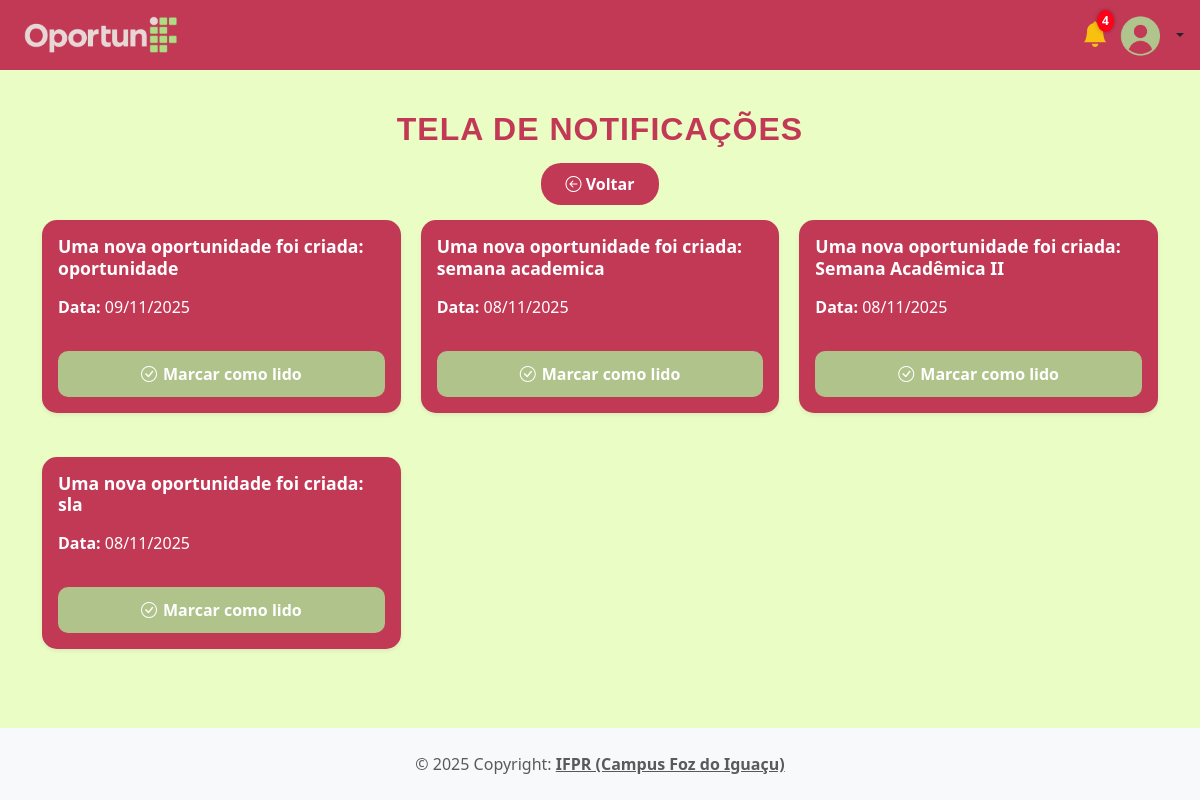
The page /app/controller/NotificacaoController.php?action=listar (signed in) on the database as committed earlier.
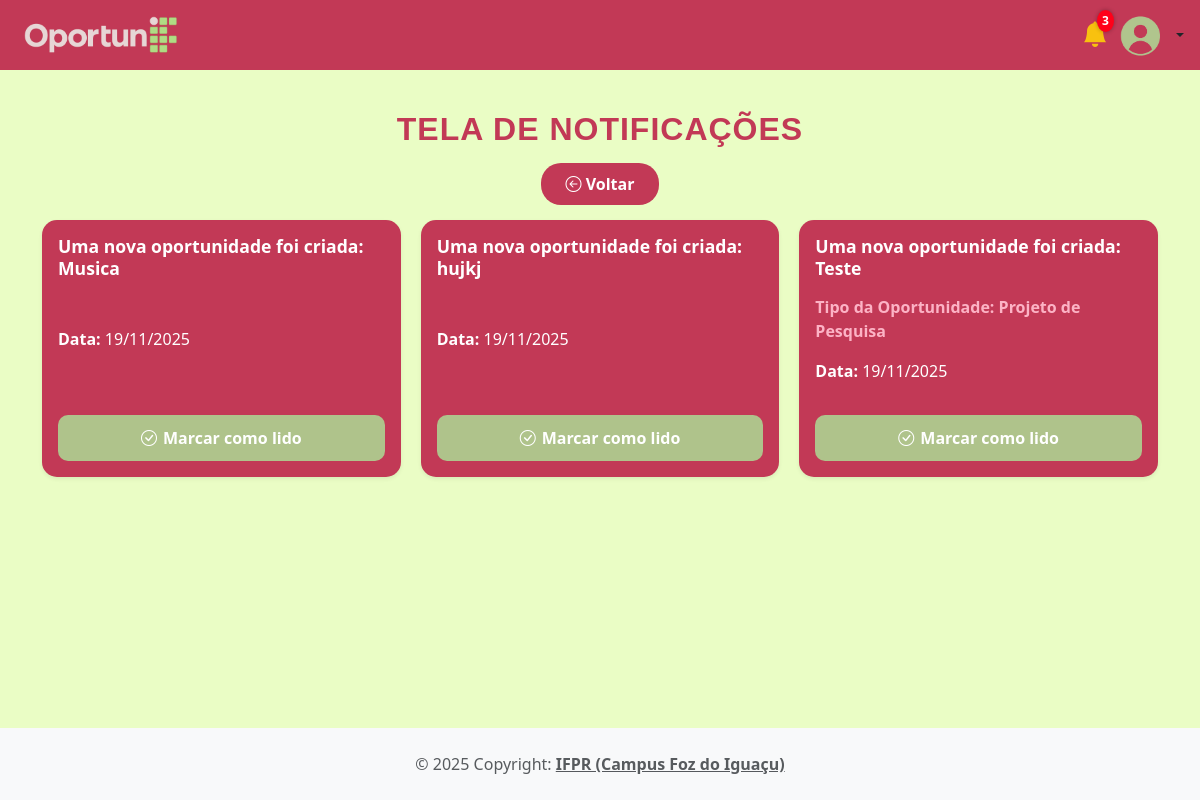
The same page on the database as committed later.
### tables this page shows
CREATE TABLE `notificacoes` (
  `idNotificacoes` int(11) NOT NULL,
  `mensagem` longtext NOT NULL,
  `link` varchar(255) DEFAULT NULL,
  `dataEnvio` date NOT NULL,
  `idOportunidade` int(11) DEFAULT NULL
);

CREATE TABLE `oportunidades` (
  `idOportunidades` int(11) NOT NULL,
  `titulo` longtext DEFAULT NULL,
  `descricao` longtext DEFAULT NULL,
  `tipoOportunidade` enum('ESTAGIO','PROJETOEXTENSAO','PROJETOPESQUISA') NOT NULL,
  `dataInicio` date NOT NULL,
  `dataFim` date NOT NULL,
  `documentoAnexo` varchar(100) DEFAULT NULL,
  `vaga` int(11) NOT NULL,
  `documentoEdital` varchar(255) DEFAULT NULL,
  `idProfessor` int(11) NOT NULL DEFAULT 38
);

### app/controller/NotificacaoController.php (called while the page is built, shortened)
<?php
require_once(__DIR__ . "/Controller.php");
require_once(__DIR__ . "/../dao/NotificacaoDAO.php");
class NotificacaoController extends Controller
{
    private $dao;
    public function __construct()
    {
        $this->dao = new NotificacaoDAO();
        $this->handleAction();
    }
    public function listar()
    {
        $dados['notificacoes'] = $this->dao->listByUsuario($this->getIdUsuarioLogado());
        $this->loadView("notificacoes/notificacoes.php", $dados);
    }
}
new NotificacaoController();

### app/model/Notificacao.php (called while the page is built, shortened)
<?php
class Notificacao
{
    private int $id;
    private $mensagem;
    private $dataEnvio;
    public function getId(): int
    {
        return $this->id;
    }
    public function setId($id)
    {
        $this->id = $id;
    }
    public function getMensagem()
    {
        return $this->mensagem;
    }
    public function setMensagem($mensagem)
    {
        $this->mensagem = $mensagem;
    }
    public function getDataEnvio()
    {
        return $this->dataEnvio;
    }
    public function setDataEnvio($dataEnvio)
    {
        $this->dataEnvio = $dataEnvio;
    }
}

### app/dao/NotificacaoDAO.php (called while the page is built, shortened)
<?php
require_once(__DIR__ . "/../connection/Connection.php");
require_once(__DIR__ . "/../model/Notificacao.php");
class NotificacaoDAO
{
    private $conn;
    public function __construct()
    {
        $this->conn = Connection::getConn();
    }
    public function listByUsuario(int $idUsuario)
    {
        $sql = "SELECT n.idNotificacoes, n.mensagem, n.dataEnvio, n.link, n.idOportunidade
            FROM notificacoes AS n
            INNER JOIN notificacoes_usuarios AS nu
                ON n.idNotificacoes = nu.idNotificacao
            WHERE nu.idUsuario = :idUsuario
              AND nu.status != 'LIDO'
            ORDER BY n.dataEnvio DESC";
        $stmt = $this->conn->prepare($sql);
        $stmt->bindValue(":idUsuario", $idUsuario, PDO::PARAM_INT);
        $stmt->execute();
        $notificacoes =  $stmt->fetchAll(PDO::FETCH_ASSOC);
        return $this->mapNotificacoes($notificacoes);
    }
    public function mapNotificacoes($notificacoes): array
    {
        $listaNotificacoes = [];
        foreach ($notificacoes as $notificacao) {
            $notificacaoObj = new Notificacao();
            $notificacaoObj->setId($notificacao['idNotificacoes']);
            $notificacaoObj->setMensagem($notificacao['mensagem']);
            $notificacaoObj->setDataEnvio($notificacao['dataEnvio']);
            $notificacaoObj->setIdOportunidade($notificacao['idOportunidade']);
            $notificacaoObj->setLink($notificacao['link']);
            if (isset($notificacao['idOportunidade'])) {
                $notificacaoObj->setIdOportunidade($notificacao['idOportunidade']);
            }
            $listaNotificacoes[] = $notificacaoObj;
        }
        return $listaNotificacoes;
    }
}

### app/connection/Connection.php (called while the page is built)
<?php
class Connection
{
    public static function getConn()
    {
        $conn = new Connection();
        return $conn->getConnection();
    }
    public function getConnection()
    {
        $str_conn = "mysql:host=" . DB_HOST . ";dbname=" . DB_NAME;
        $options = array(
            PDO::MYSQL_ATTR_INIT_COMMAND => "SET NAMES utf8",
            PDO::ATTR_ERRMODE => PDO::ERRMODE_EXCEPTION
        );
        try {
            $conn = new PDO($str_conn, DB_USER, DB_PASSWORD, $options);
            return $conn;
        } catch (PDOException $e) {
            echo "Falha ao conectar na base de dados: " . $e->getMessage();
        }
    }
}

### app/dao/OportunidadeDAO.php (called while the page is built, shortened)
<?php
include_once(__DIR__ . "/../connection/Connection.php");
include_once(__DIR__ . "/../model/Oportunidade.php");
include_once(__DIR__ . "/../model/Curso.php");
class OportunidadeDAO
{
    public function findById(int $id)
    {
        $conn = Connection::getConn();
        $sql = "SELECT o.*, u.nomeCompleto, u.tipoUsuario FROM oportunidades o
                JOIN usuarios u ON (u.idUsuarios = o.idProfessor)
                WHERE o.idOportunidades = ?";
        $stm = $conn->prepare($sql);
        $stm->execute([$id]);
        $result = $stm->fetchAll();
        $oportunidades = $this->mapOportunidades($result);
        if (count($oportunidades) == 1)
            return $oportunidades[0];
        elseif (count($oportunidades) == 0)
            return null;
        die("OportunidadeDAO.findById() - Erro: mais de uma oportunidade encontrada.");
    }
    private function mapOportunidades($result)
    {
        $oportunidades = array();
        foreach ($result as $reg) {
            $oportunidade = new Oportunidade();
            $oportunidade->setId($reg['idOportunidades']);
            $oportunidade->setTitulo($reg['titulo']);
            $oportunidade->setDescricao($reg['descricao']);
            $oportunidade->setDocumentoEdital($reg['documentoEdital']);
            $oportunidade->setTipoOportunidade($reg['tipoOportunidade']);
            $oportunidade->setDataInicio($reg['dataInicio']);
            $oportunidade->setDataFim($reg['dataFim']);
            $oportunidade->setDocumentoAnexo($reg['documentoAnexo']);
            $oportunidade->setVaga($reg['vaga']);
            $professor = new Usuario();
            $professor->setId($reg['idProfessor']);
            $professor->setNomeCompleto($reg['nomeCompleto']);
            $professor->setTipoUsuario($reg['tipoUsuario']);
            $oportunidade->setProfessor($professor);
            require_once(__DIR__ . "/CursoDAO.php");
            $cursoDao = new CursoDAO();
            $oportunidade->setCursos($cursoDao->getCursosByOportunidade($reg['idOportunidades']));
            $oportunidades[] = $oportunidade;
        }
        return $oportunidades;
    }
}

### app/dao/CursoDAO.php (called while the page is built, shortened)
<?php
include_once(__DIR__ . "/../connection/Connection.php");
include_once(__DIR__ . "/../model/Curso.php");
class CursoDAO
{
    public function getCursosByOportunidade(int $idOportunidade): array
    {
        $conn = Connection::getConn();
        $sql = "SELECT c.* FROM cursos c
            INNER JOIN oportunidade_curso oc ON c.idCursos = oc.idCurso
            WHERE oc.idOportunidade = :idOportunidade";
        $stm = $conn->prepare($sql);
        $stm->bindValue(":idOportunidade", $idOportunidade);
        $stm->execute();
        $result = $stm->fetchAll();
        $cursos = [];
        foreach ($result as $reg) {
            $curso = new Curso();
            $curso->setId($reg['idCursos']);
            $curso->setNome($reg['nome']);
            $cursos[] = $curso;
        }
        return $cursos;
    }
}

### app/model/Curso.php (called while the page is built, shortened)
<?php
class Curso
{
    public function setNome(?string $nome): self
    {
        return $this;
    }
    public function setId(?int $id): self
    {
        return $this;
    }
}

### app/model/Oportunidade.php (called while the page is built, shortened)
<?php
require_once(__DIR__ . "/Curso.php");
require_once(__DIR__ . "/enum/OportunidadeTipo.php");
class Oportunidade
{
    private ?string $tipoOportunidade;
    public function __construct()
    {
        $this->tipoOportunidade = "";
    }
    public function getTipoOportunidade(): ?string
    {
        return $this->tipoOportunidade;
    }
    public function setTipoOportunidade(?string $tipoOportunidade): self
    {
        $this->tipoOportunidade = $tipoOportunidade;
        return $this;
    }
    public function setCursos(array $cursos): self
    {
        return $this;
    }
}

### app/model/enum/OportunidadeTipo.php (called while the page is built, shortened)
<?php
class OportunidadeTipo
{
    public static function getLabel($tipo)
    {
        switch ($tipo) {
            case self::PROJETOPESQUISA:
                return "Projeto de Pesquisa";
        }
    }
}

### app/view/notificacoes/notificacoes.php (the view, shortened to what the changed rows need)
<?php
require_once(__DIR__ . "/../include/header.php");
require_once(__DIR__ . "/../include/menu.php");
require_once(__DIR__ . "/../../dao/OportunidadeDAO.php");
require_once(__DIR__ . "/../../model/enum/OportunidadeTipo.php");
?>
<link rel="stylesheet" href="<?= BASEURL ?>/view/css/notificacoes.css">
<div class="container mt-4">
    <h2 class="text-center titulo-pagina mb-4">TELA DE NOTIFICAÇÕES</h2>
   <div class="row-notificacoes">
        <?php if (count($dados["notificacoes"]) > 0): ?>
            <?php foreach ($dados["notificacoes"] as $notificacao): ?>
                <?php
                $idNot = $notificacao->getId() ?? null;
                $idOport = $notificacao->getIdOportunidade() ?? null;
                $mensagem = $notificacao->getMensagem() ?? '';
                $dataEnvio = $notificacao->getDataEnvio() ?? '';
                if (!empty($dataEnvio)) {
                    $dataEnvio = date("d/m/Y", strtotime($dataEnvio));
                }
                $tipoOportunidade = "";
                if (!empty($idOport)) {
                    $dao = new OportunidadeDAO();
                    $oportunidade = $dao->findById($idOport);
                    if ($oportunidade) {
                        $tipoOportunidade = OportunidadeTipo::getLabel($oportunidade->getTipoOportunidade());
                    }
                }
                ?>
                <div class="col-12 col-md-14 col-lg-14 mb-4">
                    <div class="card-oportunidade shadow-sm p-3">
                        <h3 class="mb-3"><?= htmlspecialchars($mensagem) ?></h3>
                        <?php if (!empty($tipoOportunidade)): ?>
                            <p class="tipo-oportunidade">
                                <strong>Tipo da Oportunidade:</strong>
                                <?= htmlspecialchars($tipoOportunidade) ?>
                            </p>
                        <?php endif; ?>
                        <p><strong>Data:</strong> <?= htmlspecialchars($dataEnvio) ?></p>
                        <div class="d-flex flex-column flex-sm-row gap-2 mt-3">
                            <a href="<?= BASEURL . '/controller/NotificacaoController.php?action=atualizarStatusPorUsuario&id_notificacao=' . $idNot ?>"
                                class="btn btn-marcar-lido  flex-fill">
                                <i class="bi bi-check-circle"></i> Marcar como lido
                            </a>
                        </div>
                    </div>
                </div>
            <?php endforeach; ?>
        <?php endif; ?>
    </div>
</div>
<?php require_once(__DIR__ . "/../include/footer.php"); ?>

### app/view/include/menu.php (shortened to what the changed rows need)
<?php
$notificacoes = 0;
if (isset($_SESSION[SESSAO_USUARIO_NOTIFICACOES])) {
    $notificacoes = $_SESSION[SESSAO_USUARIO_NOTIFICACOES];
} else {
    $notificacoes = $_SESSION[SESSAO_USUARIO_NOTIFICACOES];
}
?>
<link rel="stylesheet" href="<?= BASEURL ?>/view/css/menu.css">
<nav class="navbar navbar-expand-md px-3 mb-3" style="background-color: #c23956">
    <li class="nav-item usuario-area">
        <a href="<?= BASEURL . '/controller/NotificacaoController.php?action=listar' ?>" class="notificacao-link">
            <i class="bi bi-bell-fill"></i>
            <?php if ($notificacoes > 0): ?>
                <span class="notificacao-badge"><?= $notificacoes ?></span>
            <?php endif; ?>
        </a>
    </li>
</nav>

Rows that differ between the two databases and show on the page:
no longer on this page (row unchanged): notificacoes: mensagem "Uma nova oportunidade foi criada: oportunidade", dataEnvio "09/11/2025"
no longer on this page (row unchanged): notificacoes: mensagem "Uma nova oportunidade foi criada: semana academica", dataEnvio "08/11/2025"
no longer on this page (row unchanged): notificacoes: mensagem "Uma nova oportunidade foi criada: Semana Acadêmica II", dataEnvio "08/11/2025"
no longer on this page (row unchanged): notificacoes: mensagem "Uma nova oportunidade foi criada: sla", dataEnvio "08/11/2025"
added notificacoes: mensagem "Uma nova oportunidade foi criada: Musica", dataEnvio "19/11/2025"
added notificacoes: mensagem "Uma nova oportunidade foi criada: hujkj", dataEnvio "19/11/2025"
added notificacoes: mensagem "Uma nova oportunidade foi criada: Teste", idOportunidade.tipoOportunidade "Projeto de Pesquisa", dataEnvio "19/11/2025"
Other text that changed with them:
$notificacoes: "4" → "3"
